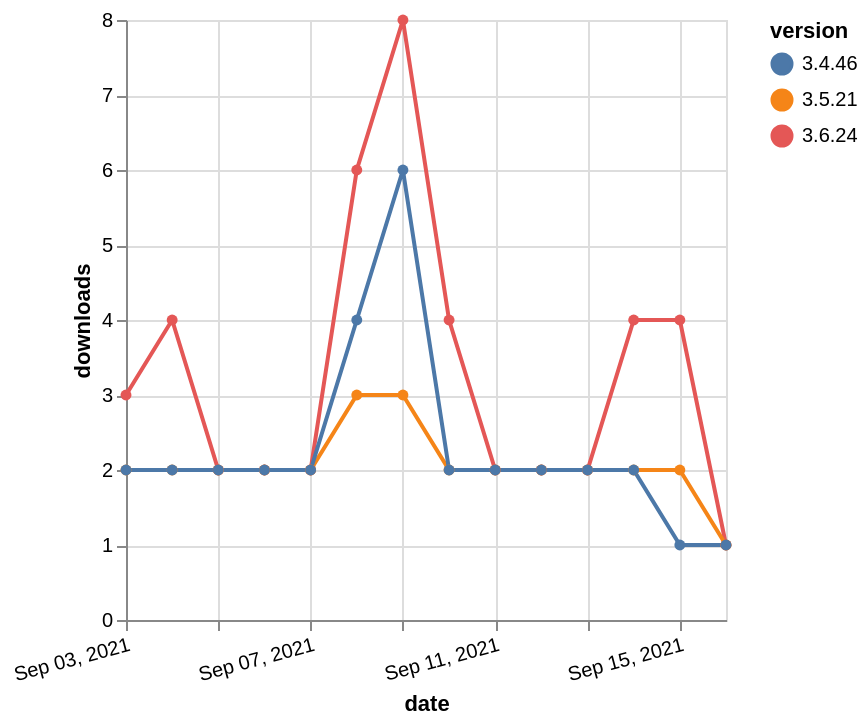

This figure's Vega-Lite source:
### Vega-Lite specification from a JSON file in a GitHub repository (floating-point values rounded to 4 significant figures)
{"$schema": "https://vega.github.io/schema/vega-lite/v5.json", "description": "A simple bar chart with embedded data.", "data": {"values": [{"date": "2021-09-03", "total": 8916, "delta": 3, "version": "3.6.24"}, {"date": "2021-09-04", "total": 8920, "delta": 4, "version": "3.6.24"}, {"date": "2021-09-05", "total": 8922, "delta": 2, "version": "3.6.24"}, {"date": "2021-09-06", "total": 8924, "delta": 2, "version": "3.6.24"}, {"date": "2021-09-07", "total": 8926, "delta": 2, "version": "3.6.24"}, {"date": "2021-09-08", "total": 8932, "delta": 6, "version": "3.6.24"}, {"date": "2021-09-09", "total": 8940, "delta": 8, "version": "3.6.24"}, {"date": "2021-09-10", "total": 8944, "delta": 4, "version": "3.6.24"}, {"date": "2021-09-11", "total": 8946, "delta": 2, "version": "3.6.24"}, {"date": "2021-09-12", "total": 8948, "delta": 2, "version": "3.6.24"}, {"date": "2021-09-13", "total": 8950, "delta": 2, "version": "3.6.24"}, {"date": "2021-09-14", "total": 8954, "delta": 4, "version": "3.6.24"}, {"date": "2021-09-15", "total": 8958, "delta": 4, "version": "3.6.24"}, {"date": "2021-09-16", "total": 8959, "delta": 1, "version": "3.6.24"}, {"date": "2021-09-03", "total": 3259, "delta": 2, "version": "3.5.21"}, {"date": "2021-09-04", "total": 3261, "delta": 2, "version": "3.5.21"}, {"date": "2021-09-05", "total": 3263, "delta": 2, "version": "3.5.21"}, {"date": "2021-09-06", "total": 3265, "delta": 2, "version": "3.5.21"}, {"date": "2021-09-07", "total": 3267, "delta": 2, "version": "3.5.21"}, {"date": "2021-09-08", "total": 3270, "delta": 3, "version": "3.5.21"}, {"date": "2021-09-09", "total": 3273, "delta": 3, "version": "3.5.21"}, {"date": "2021-09-10", "total": 3275, "delta": 2, "version": "3.5.21"}, {"date": "2021-09-11", "total": 3277, "delta": 2, "version": "3.5.21"}, {"date": "2021-09-12", "total": 3279, "delta": 2, "version": "3.5.21"}, {"date": "2021-09-13", "total": 3281, "delta": 2, "version": "3.5.21"}, {"date": "2021-09-14", "total": 3283, "delta": 2, "version": "3.5.21"}, {"date": "2021-09-15", "total": 3285, "delta": 2, "version": "3.5.21"}, {"date": "2021-09-16", "total": 3286, "delta": 1, "version": "3.5.21"}, {"date": "2021-09-03", "total": 4624, "delta": 2, "version": "3.4.46"}, {"date": "2021-09-04", "total": 4626, "delta": 2, "version": "3.4.46"}, {"date": "2021-09-05", "total": 4628, "delta": 2, "version": "3.4.46"}, {"date": "2021-09-06", "total": 4630, "delta": 2, "version": "3.4.46"}, {"date": "2021-09-07", "total": 4632, "delta": 2, "version": "3.4.46"}, {"date": "2021-09-08", "total": 4636, "delta": 4, "version": "3.4.46"}, {"date": "2021-09-09", "total": 4642, "delta": 6, "version": "3.4.46"}, {"date": "2021-09-10", "total": 4644, "delta": 2, "version": "3.4.46"}, {"date": "2021-09-11", "total": 4646, "delta": 2, "version": "3.4.46"}, {"date": "2021-09-12", "total": 4648, "delta": 2, "version": "3.4.46"}, {"date": "2021-09-13", "total": 4650, "delta": 2, "version": "3.4.46"}, {"date": "2021-09-14", "total": 4652, "delta": 2, "version": "3.4.46"}, {"date": "2021-09-15", "total": 4653, "delta": 1, "version": "3.4.46"}, {"date": "2021-09-16", "total": 4654, "delta": 1, "version": "3.4.46"}]}, "width": "container", "mark": {"type": "line", "point": {"filled": true}}, "encoding": {"x": {"field": "date", "type": "temporal", "timeUnit": "yearmonthdate", "title": "date", "axis": {"labelAngle": -15}}, "y": {"field": "delta", "type": "quantitative", "title": "downloads"}, "color": {"field": "version", "type": "nominal"}, "tooltip": {"field": "delta"}}}
